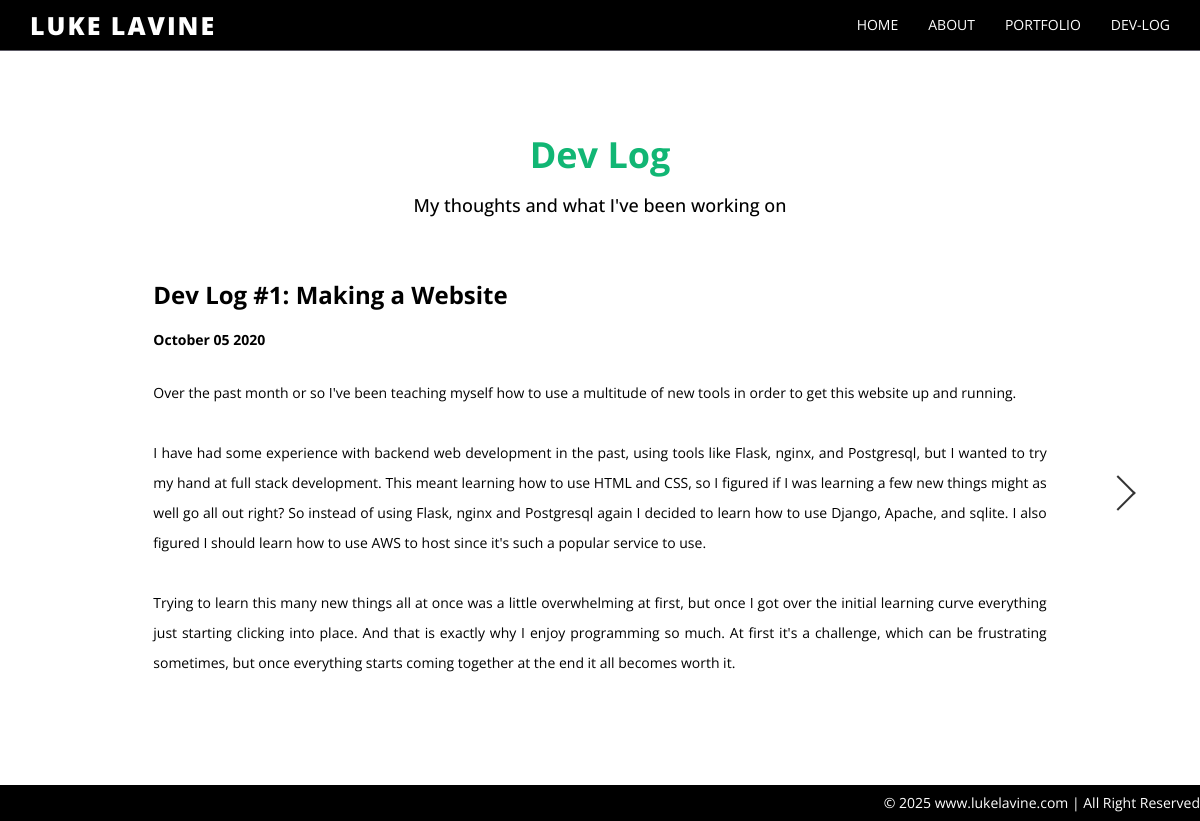
Page /blog/1/ on the committed database.
### blog/models.py (models this page shows)
class Post(models.Model):
	id = models.IntegerField(primary_key=True)
	published = models.DateTimeField('date published')
	title = models.CharField(max_length = 100)
	text = models.TextField(blank=True)

### blog/views.py (the view)
# urls.py: path('<int:pk>/', views.detail, name='detail'),
def detail(request, pk):
	post = Post.objects.get(pk=pk)
	latest = Post.objects.latest('published')
	next = pk + 1
	if post.id == latest.id:
		next = 0
	context = {
		"post": post,
		"next": next,
		"prev": pk-1
	}
	return render(request, "blog_detail.html", context)

### blog/templates/blog_detail.html
{% extends 'home/base.html' %}
{% load static %}
{% block head %}
	<link href="{% static 'blog/blog.css' %}" rel="stylesheet" />
{% endblock %}
{% block content %}
	<div class="container">
		<div class="row main-top-margin text-center">
            <h1>Dev Log</h1>
            <h4>My thoughts and what I've been working on</h4>
        </div>
		<div class="layout">
			{% if prev == 0 %}
			<div class="right-column"></div>
			{% else %}
			<a href="{% url 'blog:detail' prev %}" class="left-column">
				<div class="arrow" style="transform: translate(-50%, -50%) rotate(135deg);"></div>
			</a>
			{% endif %}
			<div class="middle-column text-justify">
				<h3> <strong>Dev Log #{{post.id}}: {{post.title}} </strong></h3>
				<p> <strong> {{post.published | date:"F d Y"}} </strong></p>
				<p> {{post.text|safe}} </p>
			</div>
			{% if next == 0 %}
			<div class="right-column"></div>
			{% else %}
			<a href="{% url 'blog:detail' next %}" class="right-column">
				<div class="arrow" style="transform: translate(-50%, -50%) rotate(-45deg);"></div>
			</a>
			{% endif %}
		</div>
	</div>
{% endblock %}

### home/static/assets/css/style.css (style rules this page uses)
body { font-family:'Open Sans', sans-serif; font-weight: 400; font-size: 14px; color: #000; margin-top: 40px; line-height:16px; }
h1, h2, h3, h4, h5, h6 { font-family:'Open Sans', sans-serif; font-weight: 500; line-height:40px; }
h1 { color:#11B674; font-weight: 700; }
.text-center { text-align: center; }
.main-top-margin { margin-top: 75px; }
a,a:hover { text-decoration:none; }
p { line-height: 30px; margin-bottom: 23px; }
.text-justify { text-align:justify; }

### blog/static/blog/blog.css (style rules this page uses)
.layout { display: flex; }
.left-column, .right-column { width: 10%; position: relative; }
.arrow { width: 25px; height: 25px; border: solid #333; border-width: 0 2px 2px 0; display: inline-block; position: absolute; top: 50%; left: 50%; }
.middle-column { width: 90%; padding: 20px; }

### rows in the picture
Post: id "1", title "Making a Website", published "October 05 2020", text "Over the past month or so I've been teaching myself how to use a multitude of new tools in order to get this website up and running. I have had some experience with backend web development in the past, using tools like Flask, nginx, and Postgresql, but I wanted to try my hand at full stack development. This meant learning how to use HTML and CSS, so I figured if I was learning a few new things might as well go all out right? So instead of using Flask, nginx and Postgresql again I decided to learn how to use Django, Apache, and sqlite. I also figured I should learn how to use AWS to host since it's such a popular service to use. Trying to learn this many new things all at once was a little…"
